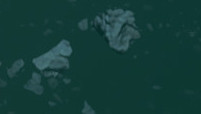
#> input picture packages/scanlake-training/src/scanlake_training/resources/backgrounds/nyx1.jpg, 201 x 114 px
$ python -i synth.py   (imports and definitions only)
#> lines starting #> are read from the running program, lines starting #| are printed output that depends on the picture
"""Synthetic training data (ported from Rock Capture CNN's generate_synth_*.py).

Strips: digit glyphs composited side by side on HUD background crops, in the formats the HUD
shows (12.34, 56%, 123456, 12.34%, and 25.26m for volumes under 1 SCU). Words: a resource/deposit
name template (sometimes followed by "ore"/"raw") on a background crop; the `empty` class is
background only.

The glyphs and templates in `resources/` were cut from Rock Capture CNN captures, which swapped
the red and blue channels; that only shifts the grayscale slightly and is kept for parity.
"""

from __future__ import annotations

import json
import random
from collections.abc import Callable
from dataclasses import dataclass
from importlib import resources
from pathlib import Path

import cv2
import numpy as np

from scanlake_core.preprocess import Gray

STRIP_H = 32
GLYPH_FILES = {
    **{str(d): f"{d}.png" for d in range(10)},
    ".": "dot.png",
    "%": "percent.png",
    "m": "m.png",
}
LOWERCASE = frozenset("m")  # x-height letters: scaled to the digits, on their baseline
X_HEIGHT = 8 / 11  # the "m" vs the digits' height, measured on the HUD ("25.26m SCU")


def resource_dir() -> Path:
    return Path(str(resources.files("scanlake_training").joinpath("resources")))


def _read(path: Path, flags: int = cv2.IMREAD_UNCHANGED) -> np.ndarray:
#> called with path = 'resources/backgrounds/nyx1.jpg', flags = -1
    image = cv2.imdecode(np.fromfile(str(path), dtype=np.uint8), flags)
#> image is the input picture: shape (114, 201, 3); mean B, G, R 56.5, 60.5, 20
    if image is None:
        raise ValueError(f"cannot read {path}")
    return np.asarray(image)


# [5 lines left out: function _write, not called in this run]


def _bgra(image: np.ndarray) -> np.ndarray:
    if image.ndim == 2:
        return cv2.cvtColor(image, cv2.COLOR_GRAY2BGRA)
    if image.shape[2] == 3:
        return cv2.cvtColor(image, cv2.COLOR_BGR2BGRA)
    return image


def load_glyph(path: Path) -> np.ndarray:
    """A glyph as white BGRA with its shape in alpha, cropped to the ink.

    Glyphs with a soft alpha (the original ones) are used as they are. A glyph that is just a
    rectangle cut from a screenshot (alpha only 0/255, background included, possibly on a
    larger transparent canvas) gets its alpha from the brightness above that background.
    """
    image = _bgra(_read(path))
    alpha = image[:, :, 3]
#> alpha: shape (114, 201); every value is 255
    if set(np.unique(alpha).tolist()) <= {0, 255}:
        ys, xs = np.nonzero(alpha)
        box = image[ys.min() : ys.max() + 1, xs.min() : xs.max() + 1]
        gray = cv2.cvtColor(box[:, :, :3], cv2.COLOR_BGR2GRAY).astype(np.float32)
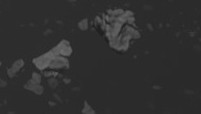
#> gray: shape (114, 201) float32; min 31, max 106, mean 47.8
        background, peak = float(np.percentile(gray, 20)), float(gray.max())
#> background = 43; peak = 106
        soft = np.clip((gray - background) / max(peak - background, 1.0), 0, 1) * 255
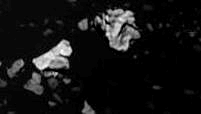
#> soft: shape (114, 201) float32; min 0, max 255, mean 20.1
        rows = np.nonzero(soft.max(axis=1) >= 0.35 * 255)[0]
#> rows = 97 values from 9 to 113
        cols = np.nonzero(soft.max(axis=0) >= 0.35 * 255)[0]
#> cols = 123 values from 0 to 139
        soft = soft[rows.min() : rows.max() + 1, cols.min() : cols.max() + 1]
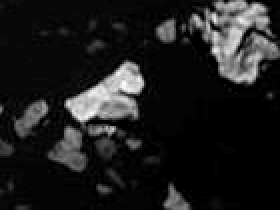
#> soft: shape (105, 140) float32 (shown 2 times larger); min 0, max 255, mean 29.5
        image = np.zeros((*soft.shape, 4), np.uint8)
        image[:, :, :3] = 255
        image[:, :, 3] = soft.round().astype(np.uint8)
#> image: shape (105, 140, 4)
    return image


# [28 lines left out: functions load_backgrounds, _crop, photometric, not called in this run]


# -- strips ---------------------------------------------------------------------


def _decimal(rng: random.Random) -> str:
    return f"{rng.randint(0, 999)}.{rng.randint(0, 99):02d}"


def _percent(rng: random.Random) -> str:
    return f"{rng.randint(0, 99)}%"


# [5 lines left out: function _integer, not called in this run]


def _decimal_percent(rng: random.Random) -> str:
    return f"{rng.randint(0, 99)}.{rng.randint(0, 99):02d}%"


def _milli(rng: random.Random) -> str:
    return f"{rng.randint(0, 999)}.{rng.randint(0, 99):02d}m"


STRIP_FORMATS: dict[str, Callable[[random.Random], str]] = {
    "decimal": _decimal,
    "percent": _percent,
    "integer": _integer,
    "decimal_percent": _decimal_percent,
    "milli": _milli,
}


# [83 lines left out: functions compose_strip, generate_strips, _next_index, not called in this run]


# -- words ----------------------------------------------------------------------


@dataclass(frozen=True)
class Template:
    gray: np.ndarray
    alpha: np.ndarray  # 0..1


# [8 lines left out: function _template, not called in this run]


def word_templates(root: Path | None = None) -> dict[str, Template]:
    root = root or resource_dir()
    return {p.stem: _template(p) for p in sorted((root / "words").glob("*.png"))}


# [65 lines left out: functions compose_word, generate_words, not called in this run]

>>> result = load_glyph('resources/backgrounds/nyx1.jpg')
